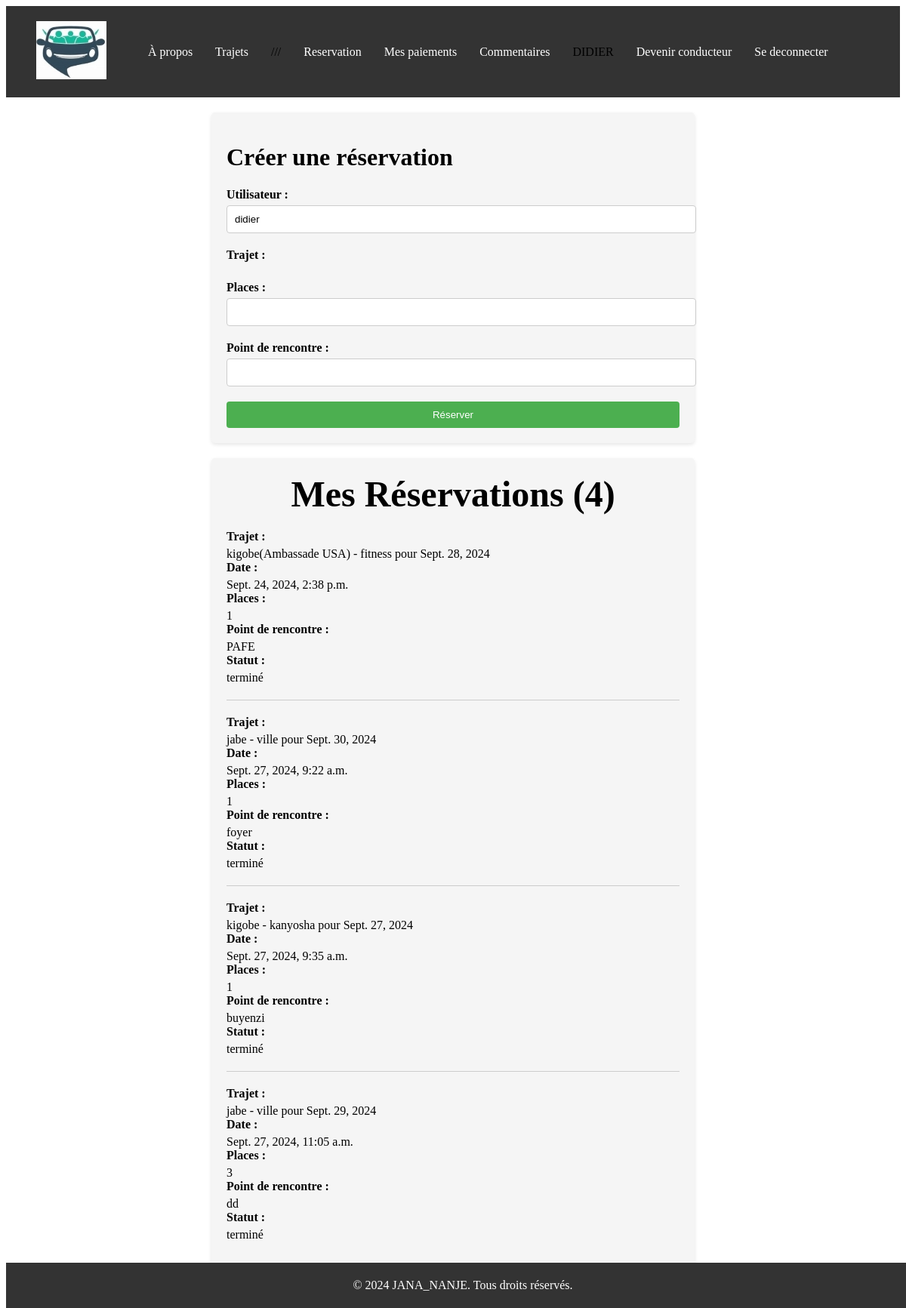
The page /reservation/ (signed in) on the database as committed earlier.
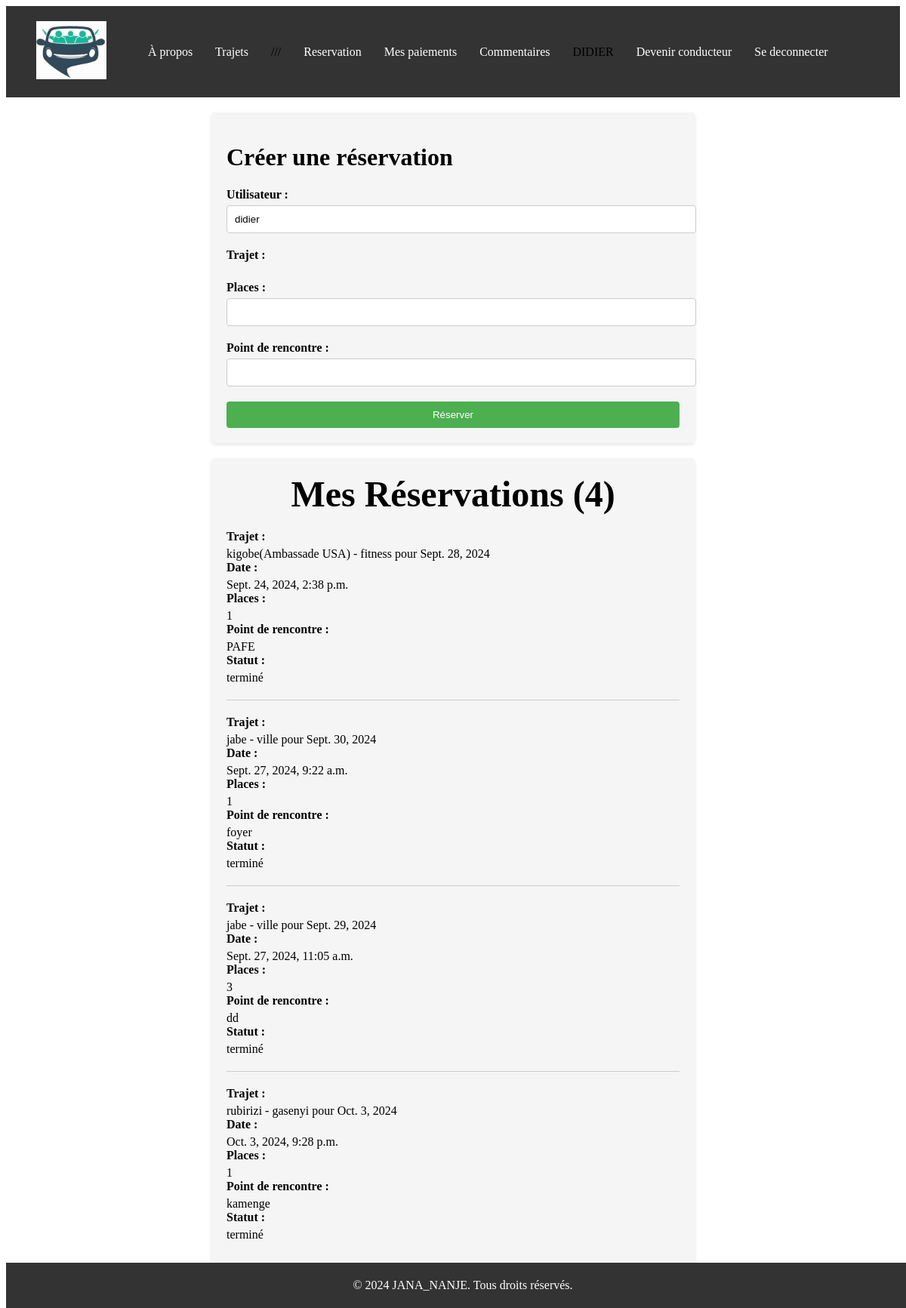
The same page on the database as committed later.
### covoiturage/models.py (models this page shows, shortened)
class Reservation(models.Model):
    STATUT_CHOICES = (
        ('Termine', 'Termine'),
        ('Confirme', 'Confirme'),
        ('Annule', 'Annule'),
        ('En attente', 'En attente'),
    )
    user = models.ForeignKey(User, on_delete=models.CASCADE, null=True)
    trajet = models.ForeignKey(Trajet, on_delete=models.CASCADE)
    timestamp = models.DateTimeField(auto_now_add=True, null=True)
    point_de_rencontre = models.CharField(max_length=255, null=True)
    places = models.PositiveBigIntegerField(null=True)
    confirmation_code = models.CharField(max_length=100, unique=True, null =True)
    avance = models.ImageField(upload_to='paiement/', null=True, blank=True)
    statut = models.CharField(max_length=10, choices=STATUT_CHOICES)

class Trajet(models.Model):
    point_depart = models.CharField(max_length=255)
    passe_par = models.CharField(max_length=255, null=True)
    destination = models.CharField(max_length=255)
    heure_depart = models.TimeField(editable=True, null=True)
    places_disponibles = models.IntegerField()
    date = models.DateField(editable=True, null=True)
    user = models.ForeignKey(User, on_delete=models.CASCADE, null=True)
    vehicule = models.ForeignKey(Vehicule, on_delete=models.CASCADE, null=True)
    status = models.CharField(max_length=20, choices=[('En cours', 'En cours'), ('Terminé', 'Terminé'),('Annulé','Annulé')])
    telephone = models.PositiveBigIntegerField(null = True)

### Stage/views.py (the view)
# urls.py: path('reservation/', views.reservation, name='reservation'),
@login_required(login_url='/login/')
def reservation(request):
    now = timezone.now()
    reservations = Reservation.objects.filter(user=request.user)
    trajets = Trajet.objects.filter(date__gte=now.date(), places_disponibles__gt=0).exclude(user=request.user)
    trajets = trajets.exclude(date=now.date(),heure_depart__lt=now.time())
    selected_trajet = None
    for reservation in reservations:
        if (reservation.trajet.date < now.date()) or (reservation.trajet.date == now.date() and reservation.trajet.heure_depart < now.time()):
            reservation.statut = 'terminé'
            reservation.save()
    if request.method == 'POST':
        places = int(request.POST.get('places', 0))
        point_de_rencontre = request.POST.get('point_de_rencontre')
        trajet = Trajet.objects.get(id=request.POST.get('trajet'))
        if places > trajet.places_disponibles:
            messages.error(request, "Le nombre de places demandées dépasse les places disponibles.")
            return redirect('reserver')
        confirmation_code = generate_confirmation_code()
        reservation = Reservation(
            user=request.user,
            trajet=trajet,
            places=places,
            point_de_rencontre=point_de_rencontre,
            timestamp=now,
            statut='en attente',
            confirmation_code=confirmation_code,
        )
        reservation.save()
        trajet.places_disponibles -= places
        trajet.save()
        messages.success(request, f"Votre réservation de {places} place(s) a été effectuée avec succès. Copiez ce code de confirmation : {confirmation_code}")
        return redirect('reservation')
    else:
        trajet_id = request.GET.get('trajet')
        if trajet_id:
            try:
                selected_trajet = Trajet.objects.get(id=trajet_id)
            except Trajet.DoesNotExist:
                selected_trajet = None
    context = {
        'reservations': reservations,
        'trajets': trajets,
        'selected_trajet': selected_trajet,
    }
    return render(request, 'reserver.html', context)

### templates/reserver.html (shortened to what this page needs)
{% extends 'index.html' %}
{% load static %}
{% block section %}
<link rel="stylesheet" type="text/css" href="{% static 'reserver.css' %}">
<div class="reservation-form-container">
  <form class="reservation-form" method="POST" enctype="multipart/form-data" action="{% url 'reservation' %}">
    <h1>Créer une réservation</h1>
    <div class="form-group">
      <label for="username">Utilisateur :</label>
      <input id="username" name="username" type="text" value="{{ user.username }}" readonly>
    </div>
    <div class="form-group">
      <label for="trajet">Trajet :</label>
    </div>
    <div class="form-group">
      <label for="places">Places :</label>
      <input id="places" name="places" type="number" min="1" required>
    </div>
    <div class="form-group">
      <label for="point_de_rencontre">Point de rencontre :</label>
      <input id="point_de_rencontre" name="point_de_rencontre" type="text" required>
    </div>
    <button type="submit">Réserver</button>
  </form>
</div>
<div class="reserver-list">
  {% if reservations %}
  <h2>Mes Réservations ({{ reservations|length }})</h2>
  {% for reservation in reservations %}
  <article class="reservation-item">
      <div class="reservation-details">
          <h4>Trajet :</h4><p>{{ reservation.trajet.point_depart }} - {{ reservation.trajet.destination }} pour {{reservation.trajet.date}}</p>
          <h4>Date :</h4><p>{{ reservation.timestamp }}</p>
          <h4>Places :</h4><p>{{ reservation.places }}</p>
          <h4>Point de rencontre :</h4><p>{{ reservation.point_de_rencontre }}</p>
          <h4>Statut :</h4><p>{{ reservation.statut }}</p>
      </div>
  </article>
  {% endfor %}
  </div>
  {% else %}
  <p><strong>Vous n'avez pas de réservation pour le moment (longueur: {{ reservations|length }}).</strong></p>
  {% endif %}
{% endblock section %}

### templates/index.html (shortened to what this page needs)
{% load static %}
<!DOCTYPE html>
<html>
<head>
    <link rel="stylesheet" type="text/css" href="{% static 'styles.css' %}" >
</head>
<body>
    <div class="wrapper">
        <header>
            <div class="nav">
            <nav class="nav">
                    <div class="logo-container">
                    <img src="{% static 'monlogo.jpg' %}" class="logo" alt="Logo">
                    </div>
                <ul class="nav-links">
                    <li><a href="/">À propos</a></li>
                    <li><a href='/trajet'>Trajets</a></li>
                    {% if user.is_anonymous %}
                        <li><a href="/register">Creer un compte</a></li>
                        <li><a href="/login">Se connecter</a></li>
                     {% else %}
                        <li>///</li>
                        <li><a href="/reservation">Reservation</a></li>
                        <li><a href='/payer'>Mes paiements</a></li>
                        <li><a href='/comments'>Commentaires</a></li>
                        <li>{{ user.username | upper }}</li>
                        <li><a href="{% url 'verify' %}">Devenir conducteur</a></li>
                        <li><a href="/logout">Se deconnecter</a></li>
                    {% endif %}
                </ul>
            </nav>
            </div>
        </header>
       <div class="content-wrapper">
            {% block section %}{% endblock %}
        </div>
        <footer>
            <p>&copy; 2024 JANA_NANJE. Tous droits réservés.</p>
        </footer>
    </div>
</body>
</html>

### static/styles.css (style rules this page uses)
:root { --primary-color: #11f8ce; --secondary-color: #2980B9; --text-color: #333333; --background-color: #F2F2F2; }
.wrapper { display: flex; flex-direction: column; }
.nav { display: flex; align-items: center; background-color: #333333; padding: 10px 20px; }
.logo { max-width: 100px; height: auto; margin-bottom: 0; }
.nav-links { list-style: none; display: flex; margin-left: auto; }
.nav-links li { margin: 0 15px; }
.nav-links a { color: #fff; text-decoration: none; }
.content-wrapper { flex-grow: 1; padding: 20px; }
h2 { font-size: 3rem; margin-bottom: 5px; text-align: center; }
footer { background-color: #333; color: #fff; text-align: center; padding: 5px; position: fixed; bottom: 0; width: 100%; }

### static/reserver.css (style rules this page uses)
.reservation-form-container { max-width: 600px; margin: 0 auto; padding: 20px; background-color: #f5f5f5; border-radius: 5px; box-shadow: 0 2px 5px rgba(0, 0, 0, 0.1); }
.reservation-form { display: flex; flex-direction: column; }
.form-group { margin-bottom: 20px; }
.form-group label { display: block; font-weight: bold; margin-bottom: 5px; }
.form-group input[type="text"], .form-group input[type="number"], .form-group input[type="date"] { width: 100%; padding: 10px; border: 1px solid #ccc; border-radius: 4px; }
button[type="submit"] { background-color: #4CAF50; color: white; padding: 10px 20px; border: none; border-radius: 4px; cursor: pointer; }
.reserver-list { max-width: 600px; margin: 20px auto; background-color: #f5f5f5; border-radius: 5px; box-shadow: 0 2px 5px rgba(0, 0, 0, 0.1); padding: 20px; }
.reserver-list h2 { margin-top: 0; margin-bottom: 20px; }
.reservation-item { border-bottom: 1px solid #ccc; padding-bottom: 20px; margin-bottom: 20px; }
.reservation-item:last-child { border-bottom: none; margin-bottom: 0; }
.reservation-details h4 { margin-top: 0; margin-bottom: 5px; }
.reservation-details p { margin: 0; }

Rows that differ between the two databases and show on the page:
removed Reservation: trajet.point_depart "kigobe", trajet.destination "kanyosha", trajet "Sept. 27, 2024", timestamp "Sept. 27, 2024, 9:35 a.m.", places "1", point_de_rencontre "buyenzi", statut "terminé"
added Reservation: trajet.point_depart "rubirizi", trajet.destination "gasenyi", trajet "Oct. 3, 2024", timestamp "Oct. 3, 2024, 9:28 p.m.", places "1", point_de_rencontre "kamenge", statut "terminé"
